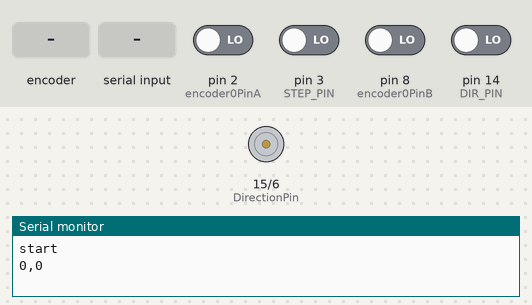
A sketch run on a simulated Arduino Uno, built with avr-gcc and run on an emulated ATmega328P. Shown: direction and speed pins drawn as motors (green arrow = direction pin HIGH = forward, orange = LOW = backward, longer = more drive), the last lines printed to the serial monitor. Inputs (shaded band) come from the test bench; at power-on: pin 2 (encoder0PinA), pin 3 (STEP_PIN), pin 8 (encoder0PinB), pin 14 (DIR_PIN) LOW.

Above: at 1.2 s.
1.3 s: rotary encoder on pin 2 (encoder0PinA) / pin 8 (encoder0PinB) turned 3 steps (first pin leading)
At 1.51 s:
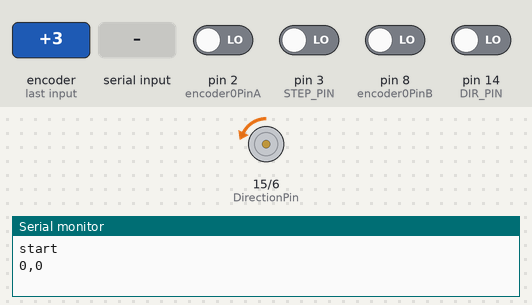
4.3 s: "90,45\n" received over Serial
At 6.2 s:
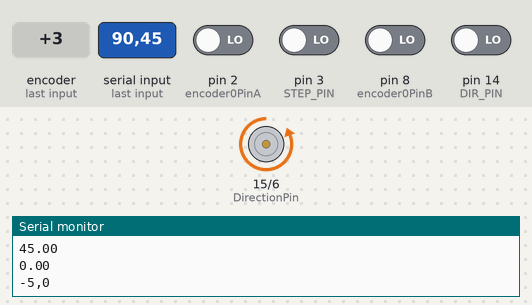
6.8 s: "30,150\n" received over Serial
At 8.2 s:
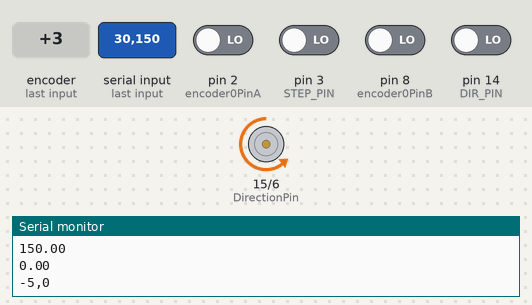
9.3 s: pin 3 (STEP_PIN) driven HIGH
At 10.5 s:
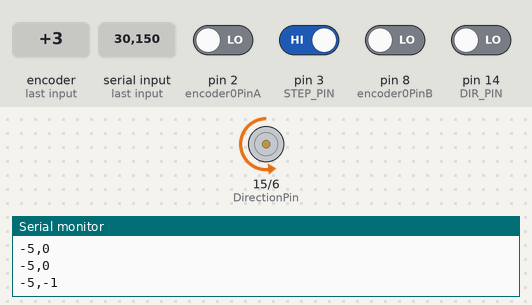
10.8 s: rotary encoder on pin 2 (encoder0PinA) / pin 8 (encoder0PinB) turned 2 steps (second pin leading)
At 10.95 s:
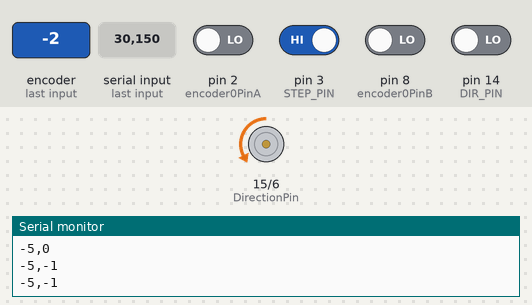
12.7 s: rotary encoder on pin 2 (encoder0PinA) / pin 8 (encoder0PinB) turned 2 steps (second pin leading)
At 13.8 s:
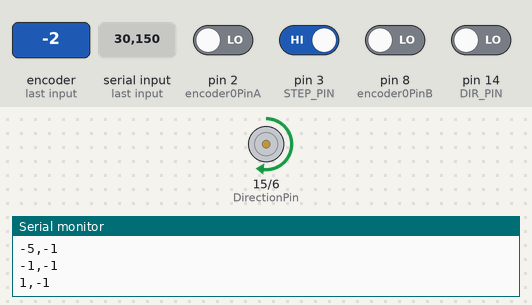
Timing chart, 0 to 15.6 s (numbered marks = the images above; inputs shaded):
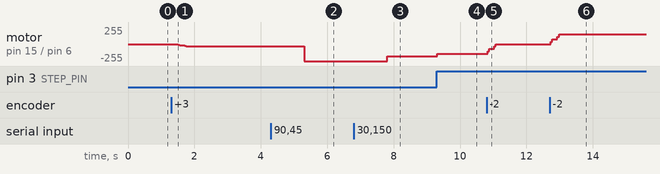

Measured:
- after the input at 1.3 s, motor on pin 15 (DirectionPin) / pin 6 (SpeedPin): stopped → backward 7/255 after 0.06 s, → backward 21/255 0.15 s later, → backward 36/255 0.20 s later
- after the input at 4.3 s, motor on pin 15 (DirectionPin) / pin 6 (SpeedPin): backward 36/255 → backward 255/255 after 1.0 s
- after the input at 6.8 s, motor on pin 15 (DirectionPin) / pin 6 (SpeedPin): backward 255/255 → backward 180/255 after 1.0 s
- after the input at 9.3 s, motor on pin 15 (DirectionPin) / pin 6 (SpeedPin): backward 180/255 → backward 144/255 at once
- after the input at 10.8 s, motor on pin 15 (DirectionPin) / pin 6 (SpeedPin): backward 144/255 → backward 72/255 at once, → stopped 0.20 s later
- after the input at 12.7 s, motor on pin 15 (DirectionPin) / pin 6 (SpeedPin): stopped → forward 72/255 at once, → forward 144/255 0.20 s later

The sketch:

duino_stepper_motor_emulator_v1.0.1_direct_port_manipulation.ino
```cpp
#include <digitalWriteFast.h>

/* i have made this code for the LMD18245 motor controller,
  i have merged the pid code of  Josh Kopel
    whith the code of makerbot servo-controller board,
  you can use this code on the some board changing some values.
  Daniele Poddighe

   external ardware require a quadrature encoder, timing slit strip and a dc motor,
   all you can find inside an old printer, i have took it from canon and hp printers(psc1510)

   for motor controll you can choose different type of H-bridge, i have used LMD18245,
   you can order 3 of it on ti.com sample request, the hardware needed is explained on the datasheet but i'm drowing
   the schematic and PCB layout on eagle.


   read a rotary encoder with interrupts
   Encoder hooked up with common to GROUND,
   encoder0PinA to pin 2, encoder0PinB to pin 4 (or pin 3 see below)
   it doesn't matter which encoder pin you use for A or B

   is possible to change PID costants by sending on serial interfaces the values separated by ',' in this order: KP,KD,KI
   example: 5.2,3.1,0 so we have  KP=5.2 KD=3.1 KI=0 is only for testing purposes, but i will leave this function with eeprom storage

*/

#define encoder0PinA  2 // PD2;
#define encoder0PinB  8  // PB0;

#define SpeedPin     6
#define DirectionPin 15 //PC1;

//from ramps 1.4 stepper driver
#define STEP_PIN              3  //PD3;
#define DIR_PIN               14 //PC0;
//#define ENABLE_PIN            13 //PB5; for now is USELESS

//to use current motor as speed control, the LMD18245 has 4 bit cuttent output
//#define  M0 9   //assign 4 bit from PORTB register to current control -> Bxx0000x (x mean any)
//#define  M1 10  // PB1; PB2; PB3; PB4
//#define  M2 11
//#define  M3 12


volatile long encoder0Pos = 0;

long target = 0;
long target1 = 0;
int amp=212;
//correction = Kp * error + Kd * (error - prevError) + kI * (sum of errors)
//PID controller constants
float KP = 6.0 ; //position multiplier (gain) 2.25
float KI = 0.1; // Intergral multiplier (gain) .25
float KD = 1.3; // derivative multiplier (gain) 1.0

int lastError = 0;
int sumError = 0;

//Integral term min/max (random value and not yet tested/verified)
int iMax = 100;
int iMin = 0;

long previousTarget = 0;
long previousMillis = 0;        // will store last time LED was updated
long interval = 5;           // interval at which to blink (milliseconds)

//for motor control ramps 1.4
bool newStep = false;
bool oldStep = false;
bool dir = false;

void setup() {
  pinModeFast(2, INPUT);
  pinModeFast(encoder0PinA, INPUT);
  pinModeFast(encoder0PinB, INPUT);

  pinModeFast(DirectionPin, OUTPUT);
  //pinMode(SpeedPin, OUTPUT);

  //ramps 1.4 motor control
    pinModeFast(STEP_PIN, INPUT);
    pinModeFast(DIR_PIN, INPUT);
    //pinModeFast(M0,OUTPUT);
    //pinModeFast(M1,OUTPUT);
    //pinModeFast(M2,OUTPUT);
    //pinModeFast(M3,OUTPUT);

  attachInterrupt(0, doEncoderMotor0, CHANGE);  // encoder pin on interrupt 0 - pin 2
  attachInterrupt(1, countStep, RISING);  //on pin 3

  Serial.begin (115200);
  Serial.println("start");                // a personal quirk

}

void loop(){

  while (Serial.available() > 0) {
    KP = Serial.parseFloat();
    KD = Serial.parseFloat();
    KI = Serial.parseFloat();


    Serial.println(KP);
    Serial.println(KD);
    Serial.println(KI);
}

  if(millis() - previousTarget > 1000){ //enable this code only for test purposes because it loss a lot of time
  Serial.print(encoder0Pos);
  Serial.print(',');
  Serial.println(target1);
  previousTarget=millis();
  }

  target = target1;
  docalc();
}

void docalc() {

  if (millis() - previousMillis > interval)
  {
    previousMillis = millis();   // remember the last time we blinked the LED

    long error = encoder0Pos - target ; // find the error term of current position - target

    //generalized PID formula
    //correction = Kp * error + Kd * (error - prevError) + kI * (sum of errors)
    long ms = KP * error + KD * (error - lastError) +KI * (sumError);

    lastError = error;
    sumError += error;

    //scale the sum for the integral term
    if(sumError > iMax) {
      sumError = iMax;
    } else if(sumError < iMin){
      sumError = iMin;
    }

    if(ms > 0){
      PORTC |=B00000010;  //digitalWriteFast2 ( DirectionPin ,HIGH );    write PC1 HIGH
    }
    if(ms < 0){
      PORTC &=(B11111101);    //digitalWriteFast2 ( DirectionPin , LOW );  write PC1 LOW
      ms = -1 * ms;
    }

    int motorspeed = map(ms,0,amp,0,255);
   if( motorspeed >= 255) motorspeed=255;
   //PORTB |=(motorspeed<<1); // is a sort of: digitalwrite(M0 M1 M2 M3, 0 0 0 0 to 1 1 1 1); it set directly PORTB to B**M3M2M1M0*;
    //analogWrite ( SpeedPin, (255 - motorSpeed) );
    analogWrite ( SpeedPin,  motorspeed );
    //Serial.print ( ms );
    //Serial.print ( ',' );
    //Serial.println ( motorspeed );
  }
}

void doEncoderMotor0(){
  if (((PIND&B0000100)>>2) == HIGH) {   // found a low-to-high on channel A; if(digitalRead(encoderPinA)==HIGH){.... read PB0
                                        // because PD0is used for serial, i will change in the stable version TO USE PD2
    if ((PINB&B0000001) == LOW) {  // check channel B to see which way; if(digitalRead(encoderPinB)==LOW){.... read PB0
                                             // encoder is turning
      encoder0Pos-- ;         // CCW
    }
    else {
      encoder0Pos++ ;         // CW
    }
  }
  else                                        // found a high-to-low on channel A
  {
    if ((PINB&B0000001) == LOW) {   // check channel B to see which way; if(digitalRead(encoderPinB)==LOW){.... read PB0
                                              // encoder is turning
      encoder0Pos++ ;          // CW
    }
    else {
      encoder0Pos-- ;          // CCW
    }

  }

}

void countStep(){
  dir = (PINC&B0000001);  // dir=digitalRead(dir_pin) read PC0, 14 digital;
                                  //here will be (PINB&B0000001) to not use shift in the stable version
            if (dir) target1++;
            else target1--;
}
```
